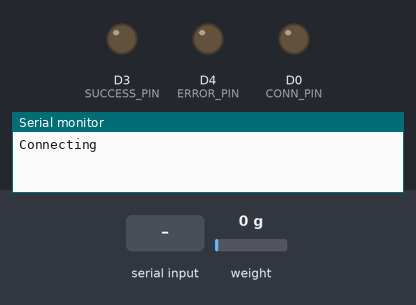
A sketch run on a simulated ESP8266 (NodeMCU). Parts: output pins drawn as LEDs (lit = HIGH), the last lines printed to the serial monitor. The inputs (shaded band) are chosen by the test bench; at power-on: weight on the scale 0 g. WiFi joins after 1.5 s; servers stay silent unless stated.

Above: at 0.1 s.
At 5.1 s:
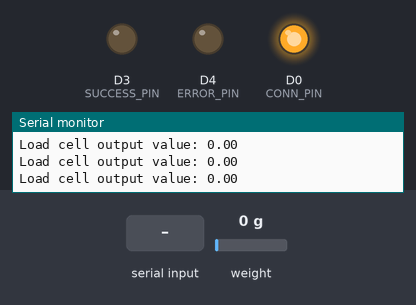
5.2 s: "t" received over Serial
Timing chart, 0 to 8.2 s (numbered marks = the images above; inputs shaded):
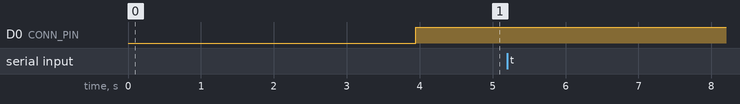

The sketch:

ESP8266_HX711_CODE.ino
```cpp
#include <HX711_ADC.h>
#include <ESP8266HTTPClient.h>
#include <ESP8266WiFi.h>
#if defined(ESP8266)|| defined(ESP32) || defined(AVR)
#include <EEPROM.h>
#endif

#define ERROR_PIN D4
#define SUCCESS_PIN D3
#define CONN_PIN D0

const int HX711_dout = D2;
const int HX711_sck = D1;

HX711_ADC LoadCell(HX711_dout, HX711_sck);

const char *ssid = "TP-Link_3838";
const char *password = "nickaikian2143";

const int calVal_calVal_eepromAdress = 0;
unsigned long t = 0;

void setup() {
  Serial.begin(57600);

   WiFi.begin(ssid, password);
   Serial.println("");

   pinMode(CONN_PIN, OUTPUT);
   pinMode(SUCCESS_PIN, OUTPUT);
   pinMode(ERROR_PIN, OUTPUT);

   Serial.print("Connecting");
   while (WiFi.status() != WL_CONNECTED) {
     delay(500);
     Serial.print(".");
   }

   Serial.println("");
   Serial.print("Connected to ");
   Serial.println(ssid);
   Serial.print("IP address: ");
   Serial.println(WiFi.localIP());

  delay(10);
  Serial.println();
  Serial.println("Starting...");

  float calibrationValue;
  calibrationValue = 26.81;
#if defined(ESP8266) || defined(ESP32)
  // EEPROM.begin(512);
#endif
  // EEPROM.get(calVal_eepromAdress, calibrationValue);

  LoadCell.begin();
  unsigned long stabilizingtime = 2000;
  boolean _tare = true;
  LoadCell.start(stabilizingtime, _tare);
  if (LoadCell.getTareTimeoutFlag()) {
    Serial.println("Timeout, check MCU > HX711 wiring and pin designations");
  }
  else {
    LoadCell.setCalFactor(calibrationValue);
    Serial.println("Startup is complete");
  }
  while (!LoadCell.update());
  Serial.print("Calibration value: ");
  Serial.println(LoadCell.getCalFactor());
  Serial.print("HX711 measured conversion time ms: ");
  Serial.println(LoadCell.getConversionTime());
  Serial.print("HX711 measured sampling rate HZ: ");
  Serial.println(LoadCell.getSPS());
  Serial.print("HX711 measured settling time ms: ");
  Serial.println(LoadCell.getSettlingTime());
  Serial.println("Note that the settling time may increase significantly if you use delay() in your sketch!");
  if (LoadCell.getSPS() < 7) {
    Serial.println("!! Sampling rate is lower than specification, check MCU > HX711 wiring and pin designations");
  }
  else if (LoadCell.getSPS() > 100) {
    Serial.println("!! Sampling rate is higher than specification, check MCU > HX711 wiring and pin designations");
  }
}

void sendDataToNodeJSAPI(int weightNum) {

}

void toggleConnStat() {
  if(WiFi.status() == WL_CONNECTED) {
    digitalWrite(CONN_PIN, HIGH);
  } else {
    digitalWrite(CONN_PIN, LOW);
  }
}

void loop() {
  static boolean newDataReady = 0;
  const int serialPrintInterval = 100;

  if (LoadCell.update()) newDataReady = true;

  if (newDataReady) {
    if (millis() > t + serialPrintInterval) {
      float i = LoadCell.getData();
      Serial.print("Load cell output value: ");
      Serial.println(i);
      sendDataToNodeJSAPI(i);
      newDataReady = 0;
      t = millis();
    }
  }

  if (Serial.available() > 0) {
    char inByte = Serial.read();
    if (inByte == 't') LoadCell.tareNoDelay();
  }

  if (LoadCell.getTareStatus() == true) {
    Serial.println("Tare complete");
  }


  toggleConnStat();

  digitalWrite(SUCCESS_PIN, LOW);
  digitalWrite(ERROR_PIN, LOW);


}
```
